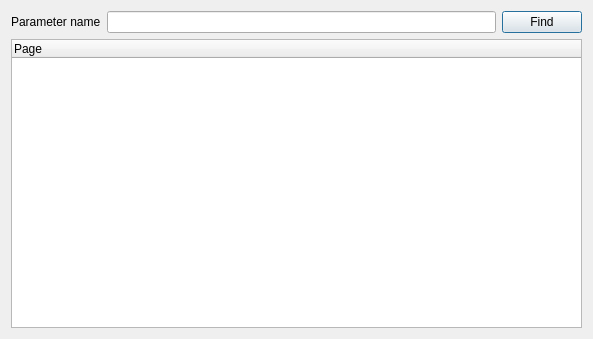
<?xml version="1.0" encoding="UTF-8"?>
<ui version="4.0">
 <class>find_param_widget</class>
 <widget class="QDialog" name="find_param_widget">
  <property name="geometry">
   <rect>
    <x>0</x>
    <y>0</y>
    <width>593</width>
    <height>339</height>
   </rect>
  </property>
  <property name="windowTitle">
   <string>Find parameter</string>
  </property>
  <layout class="QVBoxLayout" name="verticalLayout">
   <item>
    <layout class="QHBoxLayout" name="horizontalLayout">
     <item>
      <widget class="QLabel" name="label">
       <property name="text">
        <string>Parameter name</string>
       </property>
      </widget>
     </item>
     <item>
      <widget class="QLineEdit" name="lineEdit"/>
     </item>
     <item>
      <widget class="QPushButton" name="pushButton">
       <property name="minimumSize">
        <size>
         <width>80</width>
         <height>0</height>
        </size>
       </property>
       <property name="text">
        <string>Find</string>
       </property>
      </widget>
     </item>
    </layout>
   </item>
   <item>
    <widget class="QTreeWidget" name="treeWidget">
     <column>
      <property name="text">
       <string>Page</string>
      </property>
     </column>
    </widget>
   </item>
  </layout>
 </widget>
 <resources/>
 <connections/>
</ui>
